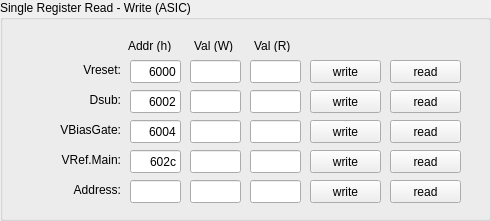
   <widget class="QGroupBox" name="groupBox_9">
    <property name="geometry">
     <rect>
      <x>620</x>
      <y>250</y>
      <width>491</width>
      <height>221</height>
     </rect>
    </property>
    <property name="title">
     <string>Single Register Read - Write (ASIC)</string>
    </property>
    <widget class="QLineEdit" name="e_addr_Vreset">
     <property name="geometry">
      <rect>
       <x>130</x>
       <y>60</y>
       <width>51</width>
       <height>23</height>
      </rect>
     </property>
     <property name="text">
      <string>6000</string>
     </property>
     <property name="alignment">
      <set>Qt::AlignRight|Qt::AlignTrailing|Qt::AlignVCenter</set>
     </property>
     <property name="readOnly">
      <bool>true</bool>
     </property>
    </widget>
    <widget class="QLineEdit" name="e_addr_Dsub">
     <property name="geometry">
      <rect>
       <x>130</x>
       <y>90</y>
       <width>51</width>
       <height>23</height>
      </rect>
     </property>
     <property name="text">
      <string>6002</string>
     </property>
     <property name="alignment">
      <set>Qt::AlignRight|Qt::AlignTrailing|Qt::AlignVCenter</set>
     </property>
     <property name="readOnly">
      <bool>true</bool>
     </property>
    </widget>
    <widget class="QLineEdit" name="e_addr_Vbiasgate">
     <property name="geometry">
      <rect>
       <x>130</x>
       <y>120</y>
       <width>51</width>
       <height>23</height>
      </rect>
     </property>
     <property name="text">
      <string>6004</string>
     </property>
     <property name="alignment">
      <set>Qt::AlignRight|Qt::AlignTrailing|Qt::AlignVCenter</set>
     </property>
     <property name="readOnly">
      <bool>true</bool>
     </property>
    </widget>
    <widget class="QLineEdit" name="e_addr_Vrefmain">
     <property name="geometry">
      <rect>
       <x>130</x>
       <y>150</y>
       <width>51</width>
       <height>23</height>
      </rect>
     </property>
     <property name="text">
      <string>602c</string>
     </property>
     <property name="alignment">
      <set>Qt::AlignRight|Qt::AlignTrailing|Qt::AlignVCenter</set>
     </property>
     <property name="readOnly">
      <bool>true</bool>
     </property>
    </widget>
    <widget class="QLabel" name="label_5">
     <property name="geometry">
      <rect>
       <x>128</x>
       <y>40</y>
       <width>56</width>
       <height>12</height>
      </rect>
     </property>
     <property name="text">
      <string>Addr (h)</string>
     </property>
    </widget>
    <widget class="QLabel" name="label_6">
     <property name="geometry">
      <rect>
       <x>20</x>
       <y>60</y>
       <width>101</width>
       <height>20</height>
      </rect>
     </property>
     <property name="layoutDirection">
      <enum>Qt::LeftToRight</enum>
     </property>
     <property name="text">
      <string>Vreset:</string>
     </property>
     <property name="alignment">
      <set>Qt::AlignRight|Qt::AlignTrailing|Qt::AlignVCenter</set>
     </property>
    </widget>
    <widget class="QLabel" name="label_7">
     <property name="geometry">
      <rect>
       <x>20</x>
       <y>90</y>
       <width>101</width>
       <height>20</height>
      </rect>
     </property>
     <property name="layoutDirection">
      <enum>Qt::LeftToRight</enum>
     </property>
     <property name="text">
      <string>Dsub:</string>
     </property>
     <property name="alignment">
      <set>Qt::AlignRight|Qt::AlignTrailing|Qt::AlignVCenter</set>
     </property>
    </widget>
    <widget class="QLabel" name="label_8">
     <property name="geometry">
      <rect>
       <x>20</x>
       <y>120</y>
       <width>101</width>
       <height>20</height>
      </rect>
     </property>
     <property name="layoutDirection">
      <enum>Qt::LeftToRight</enum>
     </property>
     <property name="text">
      <string>VBiasGate:</string>
     </property>
     <property name="alignment">
      <set>Qt::AlignRight|Qt::AlignTrailing|Qt::AlignVCenter</set>
     </property>
    </widget>
    <widget class="QLabel" name="label_9">
     <property name="geometry">
      <rect>
       <x>20</x>
       <y>150</y>
       <width>101</width>
       <height>20</height>
      </rect>
     </property>
     <property name="layoutDirection">
      <enum>Qt::LeftToRight</enum>
     </property>
     <property name="text">
      <string>VRef.Main:</string>
     </property>
     <property name="alignment">
      <set>Qt::AlignRight|Qt::AlignTrailing|Qt::AlignVCenter</set>
     </property>
    </widget>
    <widget class="QLineEdit" name="e_write_Dsub">
     <property name="geometry">
      <rect>
       <x>190</x>
       <y>90</y>
       <width>51</width>
       <height>23</height>
      </rect>
     </property>
     <property name="alignment">
      <set>Qt::AlignRight|Qt::AlignTrailing|Qt::AlignVCenter</set>
     </property>
    </widget>
    <widget class="QLineEdit" name="e_write_Vbiasgate">
     <property name="geometry">
      <rect>
       <x>190</x>
       <y>120</y>
       <width>51</width>
       <height>23</height>
      </rect>
     </property>
     <property name="alignment">
      <set>Qt::AlignRight|Qt::AlignTrailing|Qt::AlignVCenter</set>
     </property>
    </widget>
    <widget class="QLineEdit" name="e_write_Vrefmain">
     <property name="geometry">
      <rect>
       <x>190</x>
       <y>150</y>
       <width>51</width>
       <height>23</height>
      </rect>
     </property>
     <property name="alignment">
      <set>Qt::AlignRight|Qt::AlignTrailing|Qt::AlignVCenter</set>
     </property>
    </widget>
    <widget class="QLineEdit" name="e_write_Vreset">
     <property name="geometry">
      <rect>
       <x>190</x>
       <y>60</y>
       <width>51</width>
       <height>23</height>
      </rect>
     </property>
     <property name="alignment">
      <set>Qt::AlignRight|Qt::AlignTrailing|Qt::AlignVCenter</set>
     </property>
    </widget>
    <widget class="QLineEdit" name="e_read_Dsub">
     <property name="geometry">
      <rect>
       <x>250</x>
       <y>90</y>
       <width>51</width>
       <height>23</height>
      </rect>
     </property>
     <property name="alignment">
      <set>Qt::AlignRight|Qt::AlignTrailing|Qt::AlignVCenter</set>
     </property>
     <property name="readOnly">
      <bool>true</bool>
     </property>
    </widget>
    <widget class="QLineEdit" name="e_read_Vbiasgate">
     <property name="geometry">
      <rect>
       <x>250</x>
       <y>120</y>
       <width>51</width>
       <height>23</height>
      </rect>
     </property>
     <property name="alignment">
      <set>Qt::AlignRight|Qt::AlignTrailing|Qt::AlignVCenter</set>
     </property>
     <property name="readOnly">
      <bool>true</bool>
     </property>
    </widget>
    <widget class="QLineEdit" name="e_read_Vrefmain">
     <property name="geometry">
      <rect>
       <x>250</x>
       <y>150</y>
       <width>51</width>
       <height>23</height>
      </rect>
     </property>
     <property name="alignment">
      <set>Qt::AlignRight|Qt::AlignTrailing|Qt::AlignVCenter</set>
     </property>
     <property name="readOnly">
      <bool>true</bool>
     </property>
    </widget>
    <widget class="QLineEdit" name="e_read_Vreset">
     <property name="geometry">
      <rect>
       <x>250</x>
       <y>60</y>
       <width>51</width>
       <height>23</height>
      </rect>
     </property>
     <property name="alignment">
      <set>Qt::AlignRight|Qt::AlignTrailing|Qt::AlignVCenter</set>
     </property>
     <property name="readOnly">
      <bool>true</bool>
     </property>
    </widget>
    <widget class="QLabel" name="label_15">
     <property name="geometry">
      <rect>
       <x>194</x>
       <y>40</y>
       <width>56</width>
       <height>12</height>
      </rect>
     </property>
     <property name="text">
      <string>Val (W)</string>
     </property>
    </widget>
    <widget class="QLabel" name="label_26">
     <property name="geometry">
      <rect>
       <x>254</x>
       <y>40</y>
       <width>56</width>
       <height>12</height>
      </rect>
     </property>
     <property name="text">
      <string>Val (R)</string>
     </property>
    </widget>
    <widget class="QPushButton" name="btn_write_Vreset">
     <property name="geometry">
      <rect>
       <x>310</x>
       <y>60</y>
       <width>71</width>
       <height>23</height>
      </rect>
     </property>
     <property name="text">
      <string>write</string>
     </property>
    </widget>
    <widget class="QPushButton" name="btn_read_Vreset">
     <property name="geometry">
      <rect>
       <x>390</x>
       <y>60</y>
       <width>71</width>
       <height>23</height>
      </rect>
     </property>
     <property name="text">
      <string>read</string>
     </property>
    </widget>
    <widget class="QPushButton" name="btn_read_Dsub">
     <property name="geometry">
      <rect>
       <x>390</x>
       <y>90</y>
       <width>71</width>
       <height>23</height>
      </rect>
     </property>
     <property name="text">
      <string>read</string>
     </property>
    </widget>
    <widget class="QPushButton" name="btn_write_Dsub">
     <property name="geometry">
      <rect>
       <x>310</x>
       <y>90</y>
       <width>71</width>
       <height>23</height>
      </rect>
     </property>
     <property name="text">
      <string>write</string>
     </property>
    </widget>
    <widget class="QPushButton" name="btn_read_Vbiasgate">
     <property name="geometry">
      <rect>
       <x>390</x>
       <y>120</y>
       <width>71</width>
       <height>23</height>
      </rect>
     </property>
     <property name="text">
      <string>read</string>
     </property>
    </widget>
    <widget class="QPushButton" name="btn_write_Vbiasgate">
     <property name="geometry">
      <rect>
       <x>310</x>
       <y>120</y>
       <width>71</width>
       <height>23</height>
      </rect>
     </property>
     <property name="text">
      <string>write</string>
     </property>
    </widget>
    <widget class="QPushButton" name="btn_read_Vrefmain">
     <property name="geometry">
      <rect>
       <x>390</x>
       <y>150</y>
       <width>71</width>
       <height>23</height>
      </rect>
     </property>
     <property name="text">
      <string>read</string>
     </property>
    </widget>
    <widget class="QPushButton" name="btn_write_Vrefmain">
     <property name="geometry">
      <rect>
       <x>310</x>
       <y>150</y>
       <width>71</width>
       <height>23</height>
      </rect>
     </property>
     <property name="text">
      <string>write</string>
     </property>
    </widget>
    <widget class="QPushButton" name="btn_write_input">
     <property name="geometry">
      <rect>
       <x>310</x>
       <y>180</y>
       <width>71</width>
       <height>23</height>
      </rect>
     </property>
     <property name="text">
      <string>write</string>
     </property>
    </widget>
    <widget class="QLineEdit" name="e_read_input">
     <property name="geometry">
      <rect>
       <x>250</x>
       <y>180</y>
       <width>51</width>
       <height>23</height>
      </rect>
     </property>
     <property name="alignment">
      <set>Qt::AlignRight|Qt::AlignTrailing|Qt::AlignVCenter</set>
     </property>
     <property name="readOnly">
      <bool>true</bool>
     </property>
    </widget>
    <widget class="QLineEdit" name="e_addr_input">
     <property name="geometry">
      <rect>
       <x>130</x>
       <y>180</y>
       <width>51</width>
       <height>23</height>
      </rect>
     </property>
     <property name="text">
      <string/>
     </property>
     <property name="alignment">
      <set>Qt::AlignRight|Qt::AlignTrailing|Qt::AlignVCenter</set>
     </property>
    </widget>
    <widget class="QLabel" name="label_27">
     <property name="geometry">
      <rect>
       <x>20</x>
       <y>180</y>
       <width>101</width>
       <height>20</height>
      </rect>
     </property>
     <property name="layoutDirection">
      <enum>Qt::LeftToRight</enum>
     </property>
     <property name="text">
      <string>Address:</string>
     </property>
     <property name="alignment">
      <set>Qt::AlignRight|Qt::AlignTrailing|Qt::AlignVCenter</set>
     </property>
    </widget>
    <widget class="QLineEdit" name="e_write_input">
     <property name="geometry">
      <rect>
       <x>190</x>
       <y>180</y>
       <width>51</width>
       <height>23</height>
      </rect>
     </property>
     <property name="alignment">
      <set>Qt::AlignRight|Qt::AlignTrailing|Qt::AlignVCenter</set>
     </property>
    </widget>
    <widget class="QPushButton" name="btn_read_input">
     <property name="geometry">
      <rect>
       <x>390</x>
       <y>180</y>
       <width>71</width>
       <height>23</height>
      </rect>
     </property>
     <property name="text">
      <string>read</string>
     </property>
    </widget>
   </widget>
